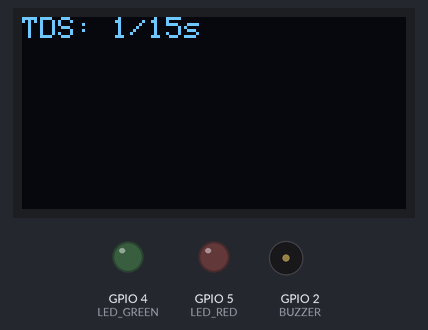
A sketch run on a simulated ESP32. On the bench: 128×64 one-colour display, output pins drawn as LEDs (lit = HIGH), buzzer (waves = sounding).

Above: at 0.1 s.
At 7.3 s:
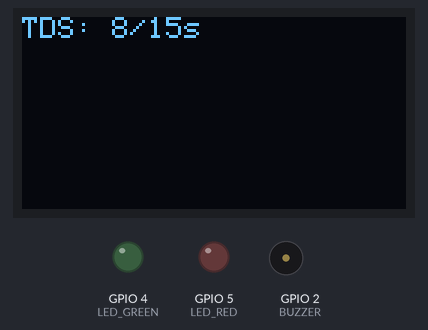
At 14.5 s:
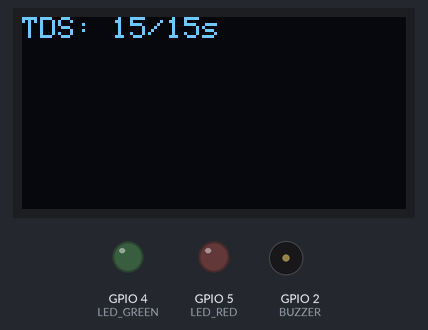
At 33.9 s:
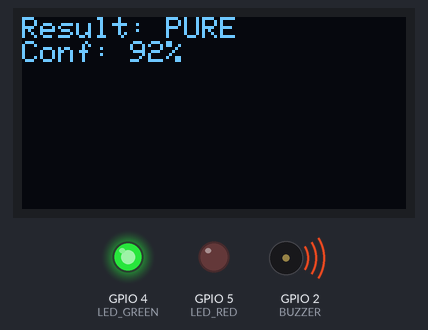
Timing chart, 0 to 38.4 s (numbered marks = the images above):
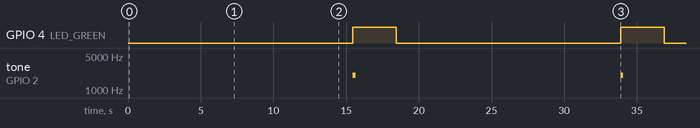

The sketch:

OLED_Display_Test.ino
```cpp
/**
 * M2 - Day 5: Show progress timers and final classification.
 */
#include <Adafruit_SSD1306.h>
#include <Adafruit_GFX.h>
#define SCREEN_WIDTH 128
#define SCREEN_HEIGHT 64
#define OLED_ADDR 0x3C
Adafruit_SSD1306 display(SCREEN_WIDTH, SCREEN_HEIGHT, &Wire, -1);

#define LED_GREEN 4
#define LED_RED 5
#define BUZZER 2

void setup() {
  pinMode(LED_GREEN, OUTPUT);
  pinMode(LED_RED, OUTPUT);
  pinMode(BUZZER, OUTPUT);
  Wire.begin(21, 22);
  if (!display.begin(SSD1306_SWITCHCAPVCC, OLED_ADDR)) while(1);
  display.clearDisplay();
  display.setTextSize(1);
  display.setTextColor(SSD1306_WHITE);
  display.setCursor(0,0);
  display.println("OLED Test");
  display.display();
}

void loop() {
  // Simulate progress
  for (int i = 1; i <= 15; i++) {
    display.clearDisplay();
    display.setCursor(0,0);
    display.printf("TDS: %d/15s\n", i);
    display.display();
    delay(1000);
  }
  display.clearDisplay();
  display.setCursor(0,0);
  display.println("Result: PURE");
  display.println("Conf: 92%");
  display.display();
  digitalWrite(LED_GREEN, HIGH);
  digitalWrite(LED_RED, LOW);
  tone(BUZZER, 2000, 200);
  delay(3000);
  digitalWrite(LED_GREEN, LOW);
}
```

Measured:
- by itself, GPIO 4 (LED_GREEN): alternates HIGH for 3.0 s and LOW for 15.4 s
- by itself, tone on GPIO 2 (BUZZER): alternates 2000 Hz for 0.20 s and silent for 18.2 s
- what the display in image 0 shows lasts 1.0 s, from 0.1 s to 1.1 s
